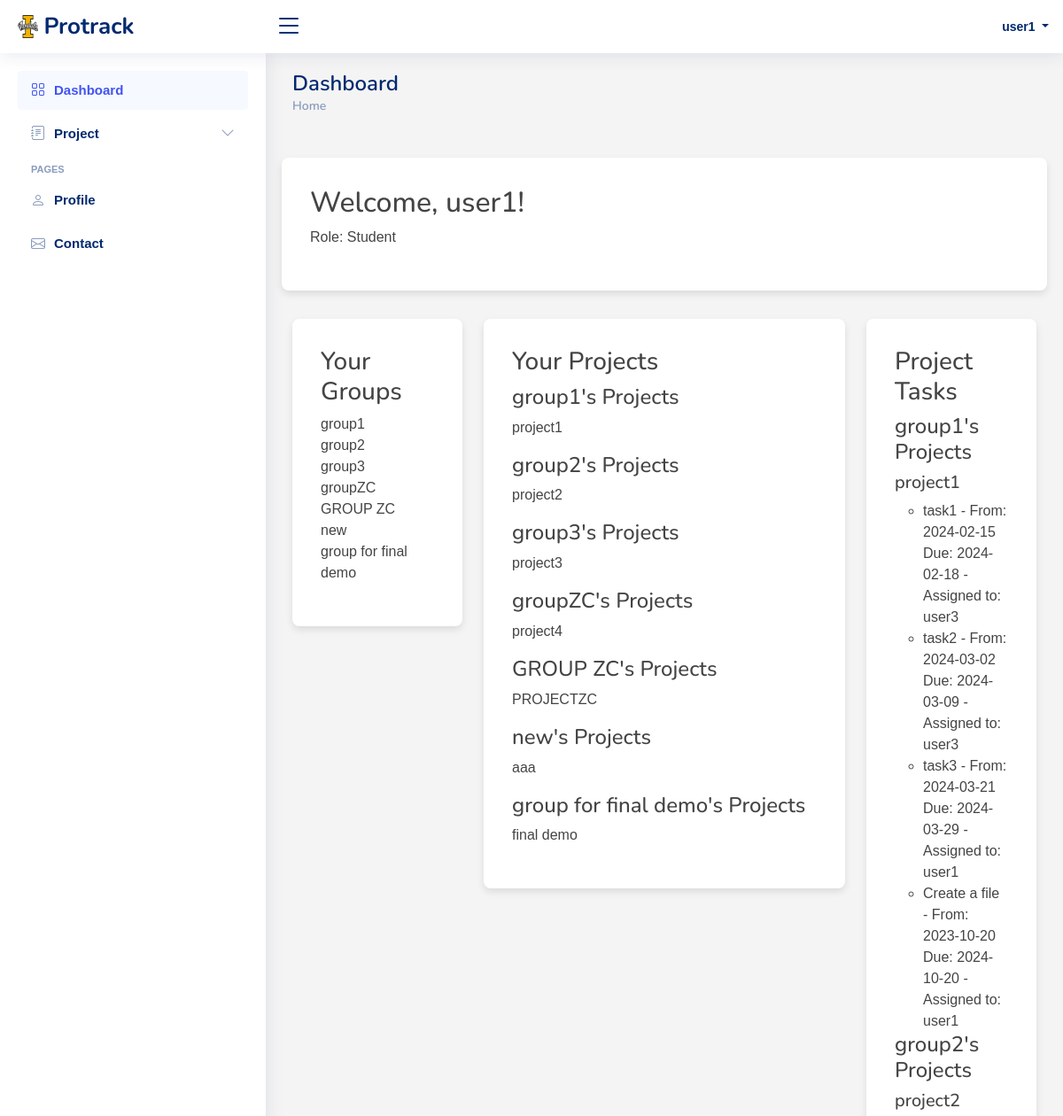
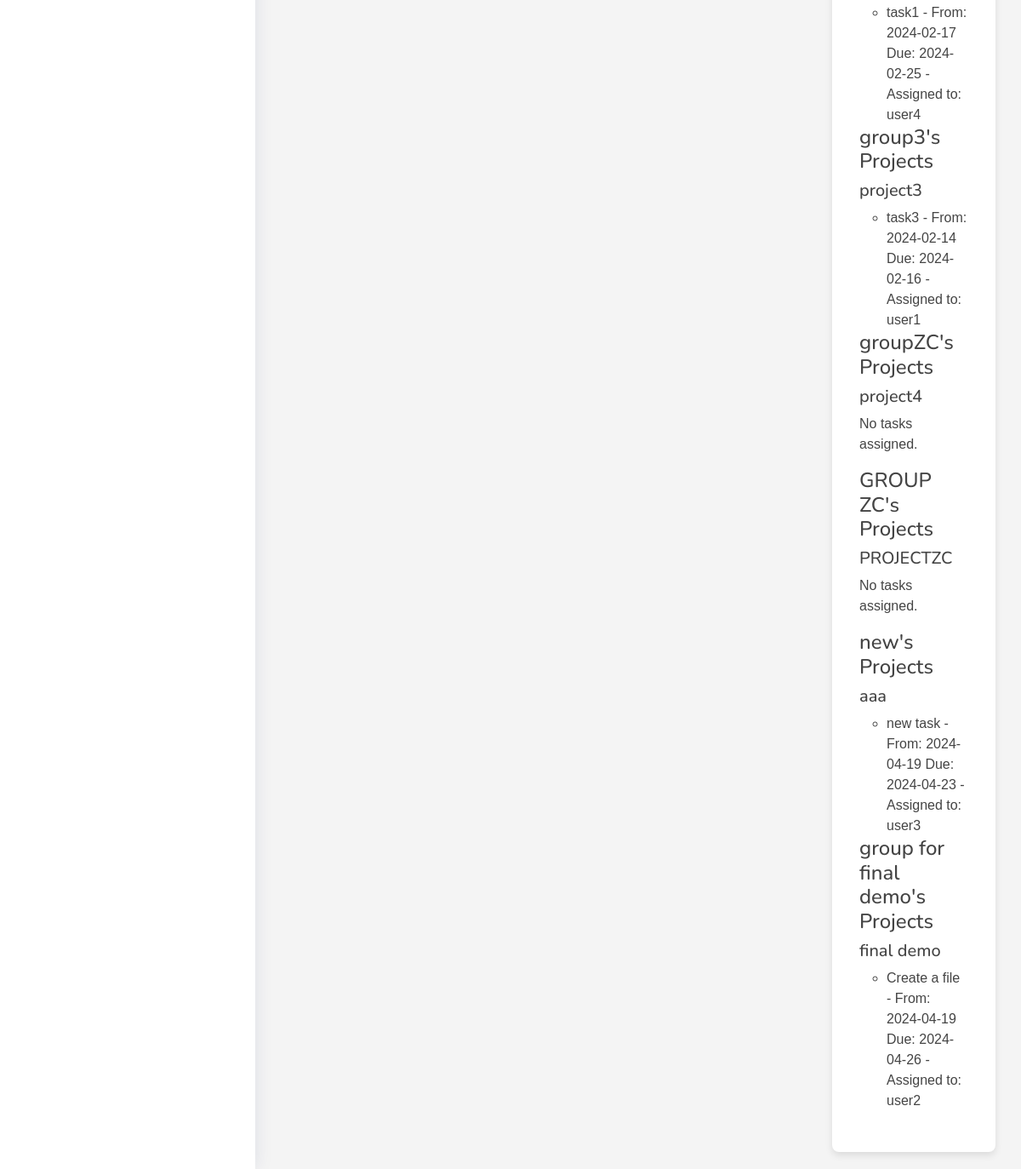
The page / (signed in) on the database its author committed (2 pictures, top to bottom).
### app.py (models this page shows, shortened)
class User(UserMixin, db.Model):
    __tablename__ = 'users'
    id = db.Column(db.Integer, primary_key=True)
    username = db.Column(db.String(255), nullable=False)
    password = db.Column(db.String(255), nullable=False)
    email = db.Column(db.String(255), nullable=False, unique=True)
    role = db.Column(db.Enum('Student', 'Teacher'), nullable=False)
    profile = db.Column(db.String(255), nullable=False, default='profile.jpg')
    full_name = db.Column(db.String(255), nullable=True)
    description = db.Column(db.Text, nullable=True)
    reset_tokens = db.relationship('PasswordResetToken', back_populates='user')

class Group(db.Model):
    __tablename__ = 'groups'
    id = db.Column(db.Integer, primary_key=True)
    name = db.Column(db.String(255), nullable=False)
    group_members = db.relationship('GroupMember', backref='group', lazy=True)
    projects = db.relationship('Project', secondary=group_project, backref=db.backref('groups', lazy=True))

class Project(db.Model):
    __tablename__ = 'projects'
    id = db.Column(db.Integer, primary_key=True)
    name = db.Column(db.String(255), nullable=False, unique=True)
    description = db.Column(db.Text)
    start_date = db.Column(db.Date, nullable=False)
    instructor_id = db.Column(db.Integer, db.ForeignKey('users.id'))
    instructor = db.relationship('User', foreign_keys=[instructor_id])
    tasks = db.relationship('Task', backref='project', lazy='dynamic')
    status = db.Column(db.Enum('In Progress', 'Completed'), default='In Progress', nullable=False)

class Task(db.Model):
    __tablename__ = 'tasks'
    id = db.Column(db.Integer, primary_key=True)
    name = db.Column(db.String(255))
    description = db.Column(db.Text)
    start_date = db.Column(db.Date)
    end_date = db.Column(db.Date)
    assigned_to = db.Column(db.Integer, db.ForeignKey('users.id'),nullable=False)
    project_id = db.Column(db.Integer, db.ForeignKey('projects.id'),nullable=False)
    group_id = db.Column(db.Integer, db.ForeignKey('groups.id'),nullable=False)
    status = db.Column(db.Enum('Not Started', 'In Progress', 'Completed'), default='Not Started', nullable=False)
    user = db.relationship('User', backref='assigned_tasks')
    group = db.relationship('Group', backref='tasks')

### app.py (the view)
@app.route('/')
@login_required
def index():
    if current_user.role == 'Teacher':
        instructor_projects = Project.query.filter_by(instructor_id=current_user.id).all()
        return render_template('index_teacher.html', active_page='dashboard', projects=instructor_projects)
    else:
        current_user_groups = Group.query.join(GroupMember, Group.id == GroupMember.group_id)\
                                        .filter(GroupMember.student_id == current_user.id)\
                                        .all()
        group_projects = {}
        group_projects_tasks = {}
        for group in current_user_groups:
            group_projects[group] = group.projects
            projects_tasks = {}
            for project in group.projects:
                tasks = Task.query.filter(Task.project_id == project.id, Task.group_id == group.id).all()
                projects_tasks[project] = tasks
            group_projects_tasks[group] = projects_tasks
        return render_template('index.html', active_page='dashboard', current_user_groups=current_user_groups,group_projects=group_projects, group_projects_tasks=group_projects_tasks)

### app.py (called while the page is built)
@login_manager.user_loader
def load_user(user_id):
    return User.query.get(int(user_id))

### templates/index.html (shortened to what this page needs)
<!DOCTYPE html>
<html lang="en">
<head>
  <link href="https://maxcdn.bootstrapcdn.com/bootstrap/4.5.2/css/bootstrap.min.css" rel="stylesheet"/>
  <link href="{{ url_for('static', filename='assets/vendor/bootstrap/css/bootstrap.min.css') }}" rel="stylesheet">
  <link href="{{ url_for('static', filename='assets/vendor/bootstrap-icons/bootstrap-icons.css') }}" rel="stylesheet">
  <link href="{{ url_for('static', filename='assets/vendor/boxicons/css/boxicons.min.css') }}" rel="stylesheet">
  <link href="{{ url_for('static', filename='assets/vendor/quill/quill.snow.css') }}" rel="stylesheet">
  <link href="{{ url_for('static', filename='assets/vendor/quill/quill.bubble.css') }}" rel="stylesheet">
  <link href="{{ url_for('static', filename='assets/vendor/remixicon/remixicon.css') }}" rel="stylesheet">
  <link href="{{ url_for('static', filename='assets/vendor/simple-datatables/style.css') }}" rel="stylesheet">
  <link href="{{ url_for('static', filename='assets/css/style.css') }}" rel="stylesheet">
</head>
<body>
    {% include 'header.html' %}
    {% include 'sidebar.html' %}
  <main id="main" class="main">
    <div class="pagetitle">
      <h1>Dashboard</h1>
      <nav>
        <ol class="breadcrumb">
          <li class="breadcrumb-item active"><a href="{{ url_for('index') }}">Home</a></li>
        </ol>
      </nav>
    </div>
    <section class="section dashboard">
      <div class="row">
        <div class="user-info container">
          <h2>Welcome, {{ current_user.username }}!</h2>
          <p>Role: {{ current_user.role }}</p>
      </div>
        <div class="col-lg-3">
              <div class="groups-list container">
                  <h3>Your Groups</h3>
                  <ul id="taskList">
                      {% for group in current_user_groups %}
                          <li onclick="selectGroup({{ group.id }})">{{ group.name }}</li>
                      {% endfor %}
                  </ul>
              </div>
        </div>
        <div class="col-lg-6">
          <div class="project-info container">
              <h3>Your Projects</h3>
              <div id="projectDetails">
                {% for group, projects in group_projects.items() %}
                    <h4>{{ group.name }}'s Projects</h4>
                    <ul id="taskList">
                        {% for project in projects %}
                            <li>{{ project.name }}</li>
                        {% endfor %}
                    </ul>
                {% endfor %}
              </div>
          </div>
      </div>
      <div class="col-lg-3">
        <div class="tasks-list container">
            <h3>Project Tasks</h3>
            <ul id="taskList">
              {% for group, projects_tasks in group_projects_tasks.items() %}
              <h4>{{ group.name }}'s Projects</h4>
              {% for project, tasks in projects_tasks.items() %}
                  <h5>{{ project.name }}</h5>
                  {% if tasks %}
                      <ul>
                      {% for task in tasks %}
                          <li>{{ task.name }} - From: {{ task.start_date }} Due: {{ task.end_date }} - Assigned to: {{ task.user.username }}</li>
                      {% endfor %}
                      </ul>
                  {% else %}
                      <p>No tasks assigned.</p>
                  {% endif %}
              {% endfor %}
          {% endfor %}
            </ul>
        </div>
    </div>
      </div>
    </section>
  </main>
</body>
</html>

### templates/header.html (shortened to what this page needs)
<header id="header" class="header fixed-top d-flex align-items-center">
    <div class="d-flex align-items-center justify-content-between">
      <a href="{{ url_for('index') }}" class="logo d-flex align-items-center">
        <img src="{{ url_for('static', filename='assets/img/logo.png') }}" alt="">
        <span class="d-none d-lg-block">Protrack</span>
      </a>
      <i class="bi bi-list toggle-sidebar-btn"></i>
    </div>
    <nav class="header-nav ms-auto">
      <ul class="d-flex align-items-center">
        <li class="nav-item dropdown pe-3">
            <a class="nav-link nav-profile d-flex align-items-center pe-0" href="#" data-bs-toggle="dropdown">
              <span class="d-none d-md-block dropdown-toggle ps-2">
                {{ session.get('username') }}
              </span>
            </a>
        </li>
      </ul>
    </nav>
  </header>

### templates/sidebar.html (shortened to what this page needs)
<aside id="sidebar" class="sidebar">
    <ul class="sidebar-nav" id="sidebar-nav">
      <li class="nav-item">
        <a class="nav-link {{ 'collapsed' if active_page != 'dashboard'}}" href="{{ url_for('index') }}">
          <i class="bi bi-grid"></i>
          <span>Dashboard</span>
        </a>
      </li>
      <li class="nav-item">
        <a class="nav-link collapsed" data-bs-target="#forms-nav" data-bs-toggle="collapse" href="#">
          <i class="bi bi-journal-text"></i><span>Project</span><i class="bi bi-chevron-down ms-auto"></i>
        </a>
      </li>
      <li class="nav-heading">Pages</li>
      <li class="nav-item">
        <a class="nav-link {{ 'collapsed' if active_page != 'profile'}}" href="{{ url_for('profile') }}">
          <i class="bi bi-person"></i>
          <span>Profile</span>
        </a>
      </li>
      <li class="nav-item">
        <a class="nav-link {{ 'collapsed' if active_page != 'contact'}}" href="{{ url_for('contact') }}">
          <i class="bi bi-envelope"></i>
          <span>Contact</span>
        </a>
      </li>
  </aside>

### static/assets/css/style.css (style rules this page uses)
:root { scroll-behavior: smooth; }
body { font-family: "Open Sans", sans-serif; background: #f6f9ff; color: #444444; }
a { color: #4154f1; text-decoration: none; }
h1, h2, h3, h4, h5, h6 { font-family: "Nunito", sans-serif; }
#main { margin-top: 60px; padding: 20px 30px; transition: all 0.3s; }
.pagetitle { margin-bottom: 10px; }
.pagetitle h1 { font-size: 24px; margin-bottom: 0; font-weight: 600; color: #012970; }
.breadcrumb { font-size: 14px; font-family: "Nunito", sans-serif; color: #899bbd; font-weight: 600; }
.breadcrumb a { color: #899bbd; transition: 0.3s; }
.breadcrumb .breadcrumb-item::before { color: #899bbd; }
.breadcrumb .active { color: #51678f; font-weight: 600; }
.logo { line-height: 1; }
@media (min-width: 1200px) { .logo { width: 280px; } }
.logo img { max-height: 26px; margin-right: 6px; }
.logo span { font-size: 26px; font-weight: 700; color: #012970; font-family: "Nunito", sans-serif; }
.header { transition: all 0.5s; z-index: 997; height: 60px; box-shadow: 0px 2px 20px rgba(1, 41, 112, 0.1); background-color: #fff; padding-left: 20px; }
.header .toggle-sidebar-btn { font-size: 32px; padding-left: 10px; cursor: pointer; color: #012970; }
.header-nav ul { list-style: none; }
.header-nav>ul { margin: 0; padding: 0; }
.header-nav .nav-profile { color: #012970; }
.header-nav .nav-profile span { font-size: 14px; font-weight: 600; }
.sidebar { position: fixed; top: 60px; left: 0; bottom: 0; width: 300px; z-index: 996; transition: all 0.3s; padding: 20px; overflow-y: auto; scrollbar-width: thin; scrollbar-color: #aab7cf transparent; box-shadow: 0px 0px 20px rgba(1, 41, 112, 0.1); background-color: #fff; }
@media (min-width: 1200px) { #main, #footer { margin-left: 300px; } }
.sidebar-nav { padding: 0; margin: 0; list-style: none; }
.sidebar-nav li { padding: 0; margin: 0; list-style: none; }
.sidebar-nav .nav-item { margin-bottom: 5px; }
.sidebar-nav .nav-heading { font-size: 11px; text-transform: uppercase; color: #899bbd; font-weight: 600; margin: 10px 0 5px 15px; }
.sidebar-nav .nav-link { display: flex; align-items: center; font-size: 15px; font-weight: 600; color: #4154f1; transition: 0.3; background: #f6f9ff; padding: 10px 15px; border-radius: 4px; }
.sidebar-nav .nav-link i { font-size: 16px; margin-right: 10px; color: #4154f1; }
.sidebar-nav .nav-link.collapsed { color: #012970; background: #fff; }
.sidebar-nav .nav-link.collapsed i { color: #899bbd; }
.sidebar-nav .nav-link .bi-chevron-down { margin-right: 0; transition: transform 0.2s ease-in-out; }

### templates/index.html (style rules this page uses)
body { font-family: 'Arial', sans-serif; background-color: #f4f4f4; }
header { background-color: #343a40; text-align: center; padding: 1rem 0; }
.container { margin-top: 2rem; background-color: #fff; padding: 2rem; border-radius: 8px; box-shadow: 0 4px 8px rgba(0, 0, 0, 0.1); }
#taskList { list-style-type: none; padding-left: 0; }

### rows shown on the page
User: get "user1", username "user1", role "Student"
Group: name "group1"
Group: name "group2"
Group: name "group3"
Group: name "groupZC"
Group: name "GROUP ZC"
Group: name "new"
Group: name "group for final demo"
Project: name "project1"
Project: name "project2"
Project: name "project3"
Project: name "project4", shows "No tasks assigned."
Project: name "PROJECTZC", shows "No tasks assigned."
Project: name "aaa"
Project: name "final demo"
Task: name "task1", start_date "2024-02-15", end_date "2024-02-18", user.username "user3"
Task: name "task2", start_date "2024-03-02", end_date "2024-03-09", user.username "user3"
Task: name "task3", start_date "2024-03-21", end_date "2024-03-29", user.username "user1"
Task: name "Create a file", start_date "2023-10-20", end_date "2024-10-20", user.username "user1"
Task: name "task1", start_date "2024-02-17", end_date "2024-02-25", user.username "user4"
Task: name "task3", start_date "2024-02-14", end_date "2024-02-16", user.username "user1"
Task: name "new task", start_date "2024-04-19", end_date "2024-04-23", user.username "user3"
Task: name "Create a file", start_date "2024-04-19", end_date "2024-04-26", user.username "user2"
